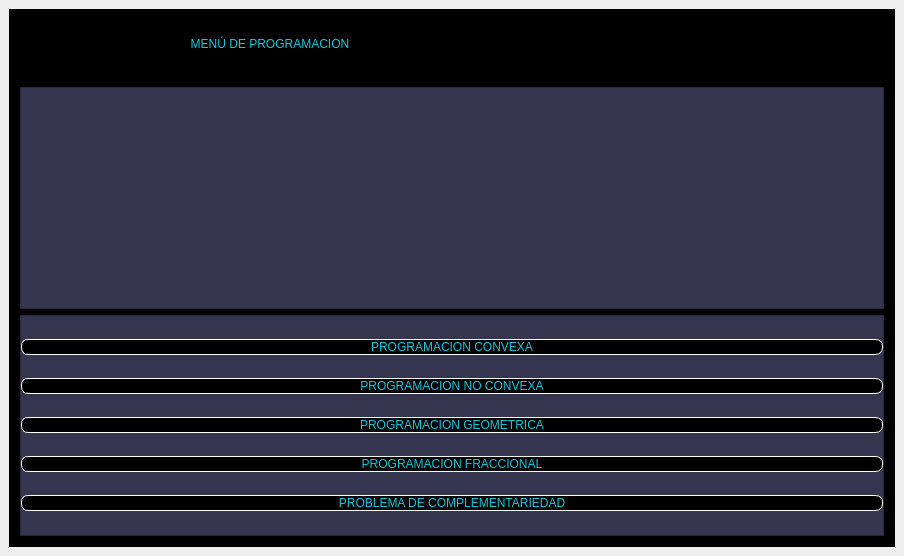
<?xml version="1.0" encoding="UTF-8"?>
<ui version="4.0">
 <class>MainWindow</class>
 <widget class="QMainWindow" name="MainWindow">
  <property name="geometry">
   <rect>
    <x>0</x>
    <y>0</y>
    <width>904</width>
    <height>556</height>
   </rect>
  </property>
  <property name="windowTitle">
   <string>MainWindow</string>
  </property>
  <widget class="QWidget" name="centralwidget">
   <layout class="QHBoxLayout" name="horizontalLayout">
    <item>
     <widget class="QFrame" name="frame">
      <property name="styleSheet">
       <string notr="true">background-color: rgb(0, 0, 0);</string>
      </property>
      <property name="frameShape">
       <enum>QFrame::StyledPanel</enum>
      </property>
      <property name="frameShadow">
       <enum>QFrame::Raised</enum>
      </property>
      <layout class="QVBoxLayout" name="verticalLayout" stretch="1,7">
       <property name="spacing">
        <number>0</number>
       </property>
       <property name="leftMargin">
        <number>0</number>
       </property>
       <property name="topMargin">
        <number>0</number>
       </property>
       <property name="rightMargin">
        <number>0</number>
       </property>
       <property name="bottomMargin">
        <number>0</number>
       </property>
       <item>
        <widget class="QFrame" name="frame_2">
         <property name="styleSheet">
          <string notr="true">
background-color: rgb(0, 0, 0);
	
	

 
QPushButton{
background-color: #000000ff;
border-radius:20px;
}

QPushButton:hover{
background-color: rgb(53, 53,79);
border-radius:20px;
}</string>
         </property>
         <property name="frameShape">
          <enum>QFrame::StyledPanel</enum>
         </property>
         <property name="frameShadow">
          <enum>QFrame::Raised</enum>
         </property>
         <layout class="QVBoxLayout" name="verticalLayout_4">
          <property name="spacing">
           <number>9</number>
          </property>
          <property name="leftMargin">
           <number>0</number>
          </property>
          <property name="topMargin">
           <number>0</number>
          </property>
          <property name="rightMargin">
           <number>0</number>
          </property>
          <property name="bottomMargin">
           <number>0</number>
          </property>
          <item>
           <widget class="QLabel" name="label">
            <property name="styleSheet">
             <string notr="true">font: 87 15pt &quot;Arial 	Black&quot;;

color: rgb(20, 200, 220);</string>
            </property>
            <property name="text">
             <string>                                                      MENÚ DE PROGRAMACION</string>
            </property>
           </widget>
          </item>
         </layout>
        </widget>
       </item>
       <item>
        <widget class="QFrame" name="frame_3">
         <property name="frameShape">
          <enum>QFrame::StyledPanel</enum>
         </property>
         <property name="frameShadow">
          <enum>QFrame::Raised</enum>
         </property>
         <layout class="QVBoxLayout" name="verticalLayout_3">
          <item>
           <widget class="QFrame" name="frame_5">
            <property name="styleSheet">
             <string notr="true"> background-color: rgb(53, 53, 79);</string>
            </property>
            <property name="frameShape">
             <enum>QFrame::StyledPanel</enum>
            </property>
            <property name="frameShadow">
             <enum>QFrame::Raised</enum>
            </property>
           </widget>
          </item>
          <item>
           <widget class="QFrame" name="frame_4">
            <property name="styleSheet">
             <string notr="true">QFrame{
 background-color: rgb(53, 53, 79);
}


QPushButton{
font:87 12pt &quot;Arial Black&quot;;
background-color:#000000ff;
color:rgb(20,200,220);
border-radius:7px;
border:1px solid white;
}

QPushButton{
background-color:black;
}</string>
            </property>
            <property name="frameShape">
             <enum>QFrame::StyledPanel</enum>
            </property>
            <property name="frameShadow">
             <enum>QFrame::Raised</enum>
            </property>
            <layout class="QVBoxLayout" name="verticalLayout_2">
             <property name="spacing">
              <number>0</number>
             </property>
             <property name="leftMargin">
              <number>0</number>
             </property>
             <property name="topMargin">
              <number>0</number>
             </property>
             <property name="rightMargin">
              <number>0</number>
             </property>
             <property name="bottomMargin">
              <number>0</number>
             </property>
             <item>
              <widget class="QPushButton" name="pushButton_5">
               <property name="styleSheet">
                <string notr="true"/>
               </property>
               <property name="text">
                <string>PROGRAMACION CONVEXA</string>
               </property>
              </widget>
             </item>
             <item>
              <widget class="QPushButton" name="pushButton_6">
               <property name="styleSheet">
                <string notr="true"/>
               </property>
               <property name="text">
                <string>PROGRAMACION NO CONVEXA</string>
               </property>
              </widget>
             </item>
             <item>
              <widget class="QPushButton" name="pushButton_7">
               <property name="styleSheet">
                <string notr="true"/>
               </property>
               <property name="text">
                <string>PROGRAMACION GEOMETRICA</string>
               </property>
              </widget>
             </item>
             <item>
              <widget class="QPushButton" name="pushButton_8">
               <property name="styleSheet">
                <string notr="true"/>
               </property>
               <property name="text">
                <string>PROGRAMACION FRACCIONAL</string>
               </property>
              </widget>
             </item>
             <item>
              <widget class="QPushButton" name="pushButton_9">
               <property name="text">
                <string>PROBLEMA DE COMPLEMENTARIEDAD</string>
               </property>
              </widget>
             </item>
            </layout>
           </widget>
          </item>
         </layout>
        </widget>
       </item>
      </layout>
     </widget>
    </item>
   </layout>
  </widget>
 </widget>
 <resources/>
 <connections/>
</ui>
